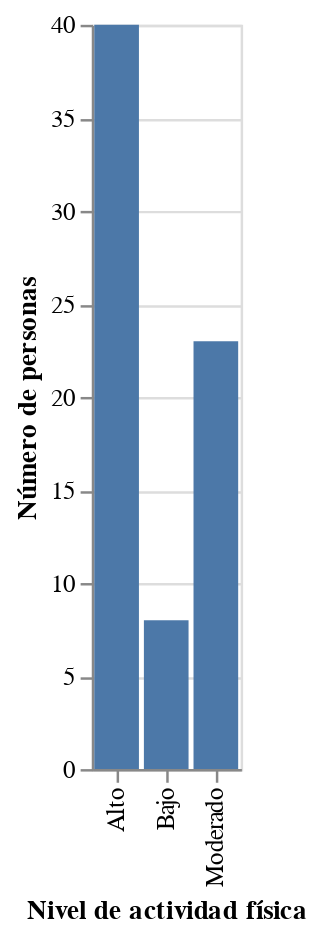

Write notebook code for a chart like this one.
### Code cell
source = pd.DataFrame({
    'Nivel de actividad física': ['Bajo', 'Moderado', 'Alto'],
    'Número de personas': [8, 23, 40]
})

alt.Chart(source).mark_bar().encode(
    x='Nivel de actividad física',
    y='Número de personas')

### Figure 1 — Vega-Lite specification as saved in the notebook (floating-point values rounded to 4 significant figures)
{"config": {"view": {"continuousWidth": 400, "continuousHeight": 300}}, "data": {"name": "data-76ca790ba1ba2b0d3a3dee684acbe232"}, "mark": "bar", "encoding": {"x": {"field": "Nivel de actividad física", "type": "nominal"}, "y": {"field": "Número de personas", "type": "quantitative"}}, "$schema": "https://vega.github.io/schema/vega-lite/v4.17.0.json", "datasets": {"data-76ca790ba1ba2b0d3a3dee684acbe232": [{"Nivel de actividad física": "Bajo", "Número de personas": 8}, {"Nivel de actividad física": "Moderado", "Número de personas": 23}, {"Nivel de actividad física": "Alto", "Número de personas": 40}]}}
